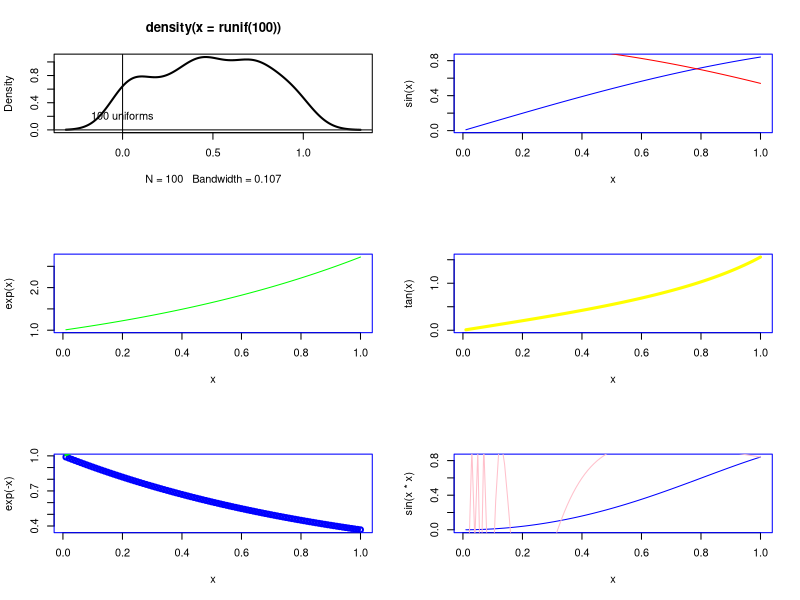

Write the R code that produced this figure.
# Goal: To make a panel of pictures.
par(mfrow=c(3,2),ask=TRUE)                       # 3 rows, 2 columns.

# Now the next 6 pictures will be placed on these 6 regions. :-)

# Let me take some pains on the 1st
plot(density(runif(100)), lwd=2)
text(x=0, y=0.2, "100 uniforms")        # Showing you how to place text at will
abline(h=0, v=0)
# All these statements effect the 1st plot.

x=seq(0.01,1,0.01)
    par(col="blue")                         # default colour to blue.

# 2 --
    plot(x, sin(x), type="l")
    lines(x, cos(x), type="l", col="red")

# 3 --
    plot(x, exp(x), type="l", col="green")
    lines(x, log(x), type="l", col="orange")

# 4 --
    plot(x, tan(x), type="l", lwd=3, col="yellow")

# 5 --
plot(x, exp(-x), lwd=2)
    lines(x, exp(x), col="green", lwd=3)

# 6 --
    plot(x, sin(x*x), type="l")
    lines(x, sin(1/x), col="pink")
